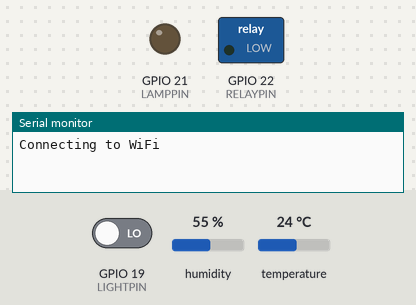
Bench run of a sketch on a simulated ESP32. On the bench: switched loads named in the sketch (green lamp = pin HIGH), output pins drawn as LEDs (lit = HIGH), the last lines printed to the serial monitor. The inputs (shaded band) are chosen by the test bench; at power-on: GPIO 19 (LIGHTPIN) LOW, humidity 55 %, temperature 24 °C. WiFi joins after 1.5 s; servers stay silent unless stated; uploads are accepted with an empty reply.

Above: at 0.1 s.
At 4.2 s:
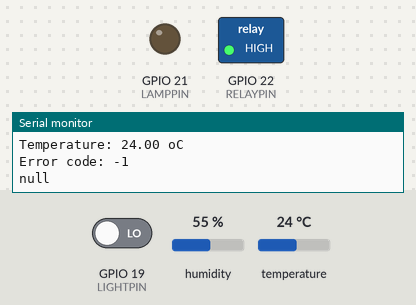
Timing chart, 0 to 5.7 s (numbered marks = the images above):
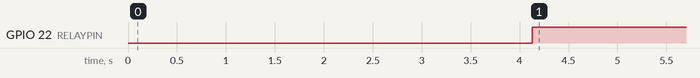

The sketch:

Sensor.ino
```cpp
#include <WiFi.h>
#include <HTTPClient.h>
#include <Arduino_JSON.h>
#include <DHT.h>
#include <string.h>

const char* ssid = "P208";
const char* password = "23456789";

// DHT sensor configuration
const char* dhtServer = "http://192.168.28.109:8080/api/v1/dhts";
#define DHTPIN 5
DHT dht(DHTPIN, DHT11);

// Light sensor configuration
const char* lightServer = "http://192.168.28.109:8080/api/v1/lights";
const int LIGHTPIN = 19;

// Lamp control configuration
const char* lampServerControlMode = "http://192.168.28.109:8080/api/v1/control-modes/lamp";
const char* lampServerLight = "http://192.168.28.109:8080/api/v1/lights";
const char* lampServerSound = "http://192.168.28.109:8080/api/v1/sounds";
const int LAMPPIN = 21;
String lampControlReadings;
String lampLightReadings;
String lampSoundReadings;

// Fan control configuration
const char* fanServerControlMode = "http://192.168.28.109:8080/api/v1/control-modes/fan";
const char* fanServerDHT = "http://192.168.28.109:8080/api/v1/dhts";
const char* fanServerSound = "http://192.168.28.109:8080/api/v1/sounds";
const int RELAYPIN = 22;
String fanControlReadings;
String fanDHTReadings;
String fanSoundReadings;


void setup() {
  Serial.begin(115200);
  // DHT sensor setup
  dht.begin();
  // LIGHT control setup
  pinMode(LIGHTPIN, INPUT);
  // Lamp control setup
  pinMode(LAMPPIN, OUTPUT);
  // Fan control setup
  pinMode(RELAYPIN, OUTPUT);
  // wifi setup
  WiFi.begin(ssid, password);
  Serial.println("Connecting to WiFi");
  while (WiFi.status() != WL_CONNECTED) {
    delay(500);
    Serial.print(".");
  }
  Serial.println("");
  Serial.print("Connected to WiFi network with IP Address: ");
  Serial.println(WiFi.localIP());
}

void loop() {
  // Fan control based on operation modes
  if(WiFi.status()== WL_CONNECTED){
    fanControlReadings = httpGETRequest(fanServerControlMode);
    JSONVar control = JSON.parse(fanControlReadings);
    Serial.println(JSON.stringify(control["operationMode"]));
    Serial.println(JSON.stringify(control["manualMode"]));
    if(JSON.stringify(control["operationMode"]).equals("\"MANUAL\"")) {
        Serial.println(JSON.stringify(control["manualMode"]));
        if(JSON.stringify(control["manualMode"]).equals("\"OFF\"")) {
          Serial.println("HIGH");
          digitalWrite(RELAYPIN,HIGH);
        } else {
          Serial.println("LOW");
          digitalWrite(RELAYPIN,LOW);
        }
    } else if (JSON.stringify(control["operationMode"]).equals("\"SOUND\"")) {
      fanSoundReadings = httpGETRequest(fanServerSound);
      JSONVar sound = JSON.parse(fanSoundReadings);
      Serial.println(JSON.stringify(sound["soundMode"]));
      if(JSON.stringify(sound["soundMode"]).equals("\"OFF\"")) {
        Serial.println("HIGH");
        digitalWrite(RELAYPIN,HIGH);
      } else {
        Serial.println("LOW");
        digitalWrite(RELAYPIN,LOW);
      }
    } else {
      // DHT sensor readings and upload
      float h = dht.readHumidity();
      float t = dht.readTemperature();
      if (!isnan(h) && !isnan(t)) {
        Serial.print(F("Humidity: "));
        Serial.print(h);
        Serial.println(" %");
        Serial.print(F("Temperature: "));
        Serial.print(t);
        Serial.println(" oC");
        if (WiFi.status() == WL_CONNECTED) {
        HTTPClient http;
        http.begin(dhtServer);
        http.addHeader("Content-Type", "application/json");
        String json = "{\"temperature\":\"" + String(t) + "\",\"humidity\":\"" + String(h) + "\"}";
        http.POST(json);
        http.end();
        }else{
          Serial.println("WiFi Disconnected");
        }
      } else {
        Serial.println(F("Failed to read from DHT sensor!"));
      }

      delay(2000);
      fanDHTReadings = httpGETRequest(dhtServer);
      JSONVar DHT = JSON.parse(fanDHTReadings);
      Serial.println(JSON.stringify(DHT["temperature"]));
      if(JSON.stringify(DHT["temperature"]).toFloat() < 30) {
        digitalWrite(RELAYPIN,HIGH);
      } else {
        digitalWrite(RELAYPIN,LOW);
      }
    }
  }
  else {
    Serial.println("WiFi Disconnected");
  }

  // Lamp control based on operation modes
  if (WiFi.status() == WL_CONNECTED) {
    lampControlReadings = httpGETRequest(lampServerControlMode);
    JSONVar control = JSON.parse(lampControlReadings);
    Serial.println(JSON.stringify(control["operationMode"]));
    Serial.println(JSON.stringify(control["manualMode"]));
    if (JSON.stringify(control["operationMode"]).equals("\"MANUAL\"")) {
      if (JSON.stringify(control["manualMode"]).equals("\"OFF\"")) {
        Serial.println("HIGH");
        digitalWrite(LAMPPIN, HIGH);
      } else {
        Serial.println("LOW");
        digitalWrite(LAMPPIN, LOW);
      }
    } else if (JSON.stringify(control["operationMode"]).equals("\"SOUND\"")) {
      // Light control based on digital readings
      lampSoundReadings = httpGETRequest(lampServerSound);
      JSONVar sound = JSON.parse(lampSoundReadings);
      Serial.println(JSON.stringify(sound["soundMode"]));
      if(JSON.stringify(sound["soundMode"]).equals("\"OFF\"")) {
          Serial.println("HIGH");
          digitalWrite(LAMPPIN,HIGH);
      } else {
          Serial.println("LOW");
          digitalWrite(LAMPPIN,LOW);
        }
    } else {
      // Light sensor readings and upload
      int value = digitalRead(LIGHTPIN);
      Serial.print("Light value: ");
      Serial.println(value);
      if (WiFi.status() == WL_CONNECTED) {
        HTTPClient http;
        http.begin(lightServer);
        http.addHeader("Content-Type", "application/json");
        http.POST("{\"digitalRead\" :" + String(value) + "}");
        http.end();
      } else {
        Serial.println("WiFi Disconnected");
      }
      delay(2000);
      // Light control based on digital readings
      lampLightReadings = httpGETRequest(lampServerLight);
      JSONVar light = JSON.parse(lampLightReadings);
      Serial.println(JSON.stringify(light["digitalRead"]));
      if (JSON.stringify(light["digitalRead"]).equals("1")) {
        digitalWrite(LAMPPIN, HIGH);
      } else {
        digitalWrite(LAMPPIN, LOW);
      }
    }
  } else {
    Serial.println("WiFi Disconnected");
  }
}

String httpGETRequest(const char* serverName) {
  WiFiClient client;
  HTTPClient http;
  http.begin(client, serverName);
  int httpResponseCode = http.GET();
  String payload = "{}";

  if (httpResponseCode > 0) {
    Serial.print("HTTP Response code: ");
    Serial.println(httpResponseCode);
    payload = http.getString();
  } else {
    Serial.print("Error code: ");
    Serial.println(httpResponseCode);
  }
  http.end();
  return payload;
}
```

Measured:
- by itself, GPIO 22 (RELAYPIN): LOW → HIGH at 4.1 s
